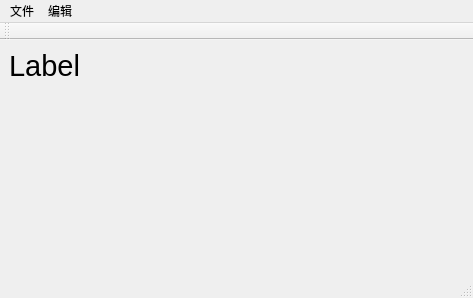
<?xml version="1.0" encoding="UTF-8"?>
<ui version="4.0">
 <class>MainWindow</class>
 <widget class="QMainWindow" name="MainWindow">
  <property name="geometry">
   <rect>
    <x>0</x>
    <y>0</y>
    <width>473</width>
    <height>298</height>
   </rect>
  </property>
  <property name="windowTitle">
   <string>MainWindow</string>
  </property>
  <widget class="QWidget" name="centralwidget">
   <layout class="QFormLayout" name="formLayout">
    <item row="0" column="0">
     <widget class="QLabel" name="label">
      <property name="font">
       <font>
        <pointsize>22</pointsize>
       </font>
      </property>
      <property name="text">
       <string>Label</string>
      </property>
     </widget>
    </item>
   </layout>
  </widget>
  <widget class="QMenuBar" name="menubar">
   <property name="geometry">
    <rect>
     <x>0</x>
     <y>0</y>
     <width>473</width>
     <height>21</height>
    </rect>
   </property>
   <property name="nativeMenuBar">
    <bool>false</bool>
   </property>
   <widget class="QMenu" name="menu">
    <property name="title">
     <string>文件</string>
    </property>
    <widget class="QMenu" name="menuopen">
     <property name="title">
      <string>open</string>
     </property>
     <addaction name="actionnew1"/>
     <addaction name="actionnew2"/>
     <addaction name="actionnew3"/>
     <addaction name="actionnew4"/>
     <addaction name="actionnew5"/>
     <addaction name="actionnew6"/>
    </widget>
    <addaction name="menuopen"/>
    <addaction name="actionsave"/>
    <addaction name="separator"/>
    <addaction name="separator"/>
   </widget>
   <widget class="QMenu" name="menu_2">
    <property name="title">
     <string>编辑</string>
    </property>
   </widget>
   <addaction name="menu"/>
   <addaction name="menu_2"/>
  </widget>
  <widget class="QStatusBar" name="statusbar"/>
  <widget class="QToolBar" name="toolBar">
   <property name="windowTitle">
    <string>toolBar</string>
   </property>
   <attribute name="toolBarArea">
    <enum>TopToolBarArea</enum>
   </attribute>
   <attribute name="toolBarBreak">
    <bool>false</bool>
   </attribute>
  </widget>
  <action name="actionsave">
   <property name="text">
    <string>save</string>
   </property>
  </action>
  <action name="actionnew1">
   <property name="text">
    <string>new1</string>
   </property>
  </action>
  <action name="actionnew2">
   <property name="text">
    <string>new2</string>
   </property>
  </action>
  <action name="actionnew3">
   <property name="text">
    <string>new3</string>
   </property>
  </action>
  <action name="actionnew4">
   <property name="text">
    <string>new4</string>
   </property>
  </action>
  <action name="actionnew5">
   <property name="text">
    <string>new5</string>
   </property>
  </action>
  <action name="actionnew6">
   <property name="text">
    <string>new6</string>
   </property>
  </action>
 </widget>
 <resources/>
 <connections/>
</ui>
